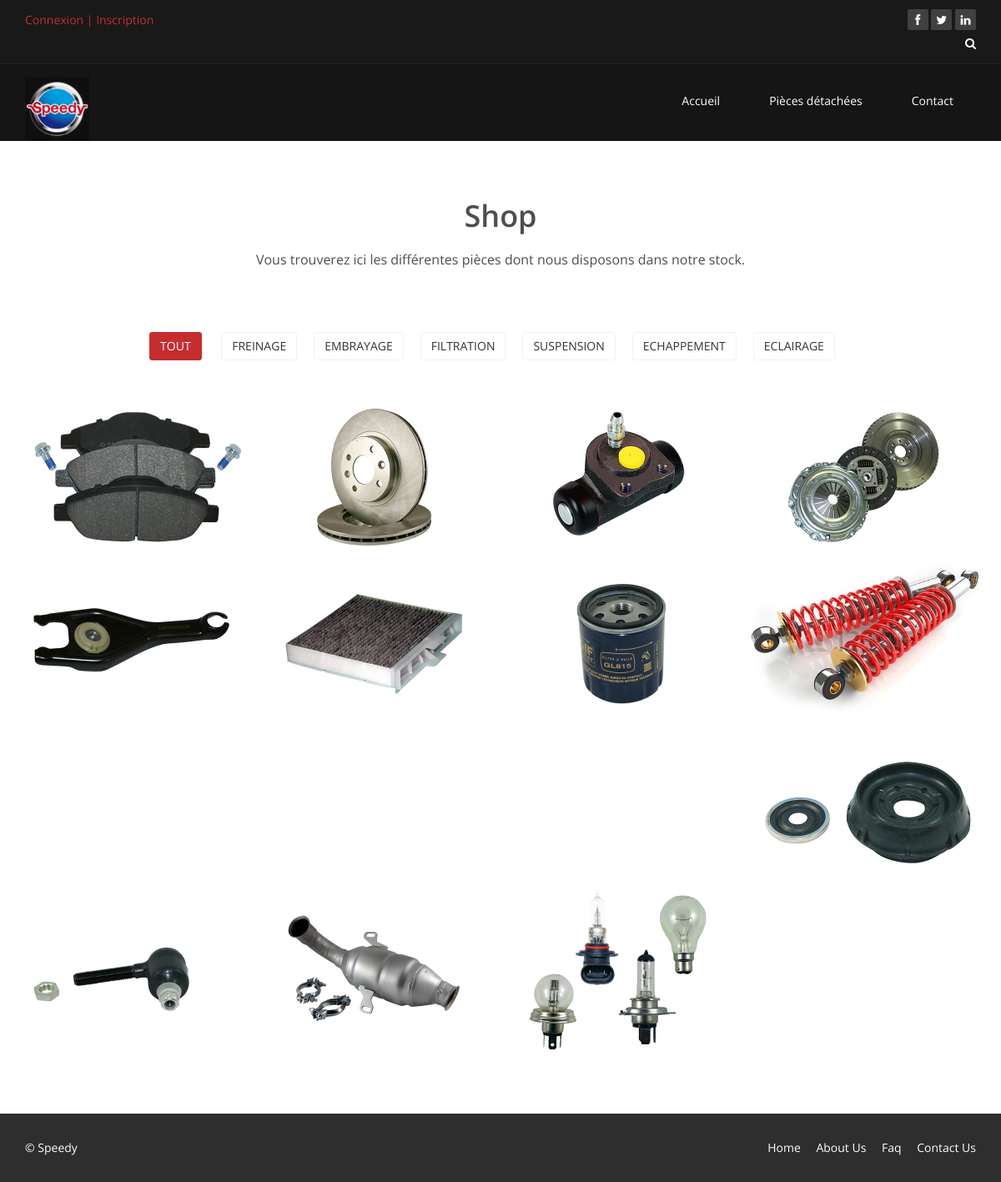
The page /Contenu/shop.php on the database its author committed.
### tables this page shows
CREATE TABLE IF NOT EXISTS PIECES
 (
   ID_PIECE INTEGER NOT NULL AUTO_INCREMENT ,
   TYPE_PIECE VARCHAR(32) NULL  ,
   PRIX_PIECE DECIMAL(10,2) NULL  ,
   TAUXTVA_PIECE DECIMAL(10,2) NULL  ,
   CATEGORIE_PIECE VARCHAR(32) NULL 
   , PRIMARY KEY (ID_PIECE)
 );

### Contenu/AccesBDDShop.php (called while the page is built, shortened)
<?php
	include('../Modele/modele.class.php');
	$user_agent     =   $_SERVER['HTTP_USER_AGENT'];
	function getOS() {
	    global $user_agent;
	    $os_platform    =   "Unknown OS Platform";
	    $os_array       =   array(
	                            '/windows nt 10/i'     =>  'Windows 10',
	                            '/windows nt 6.3/i'     =>  'Windows 8.1',
	                            '/windows nt 6.2/i'     =>  'Windows 8',
	                            '/windows nt 6.1/i'     =>  'Windows 7',
	                            '/windows nt 6.0/i'     =>  'Windows Vista',
	                            '/windows nt 5.2/i'     =>  'Windows Server 2003/XP x64',
	                            '/windows nt 5.1/i'     =>  'Windows XP',
	                            '/windows xp/i'         =>  'Windows XP',
	                            '/windows nt 5.0/i'     =>  'Windows 2000',
	                            '/windows me/i'         =>  'Windows ME',
	                            '/win98/i'              =>  'Windows 98',
	                            '/win95/i'              =>  'Windows 95',
	                            '/win16/i'              =>  'Windows 3.11',
	                            '/macintosh|mac os x/i' =>  'Mac OS X',
	                            '/mac_powerpc/i'        =>  'Mac OS 9',
	                            '/linux/i'              =>  'Linux',
	                            '/ubuntu/i'             =>  'Ubuntu',
	                            '/iphone/i'             =>  'iPhone',
	                            '/ipod/i'               =>  'iPod',
	                            '/ipad/i'               =>  'iPad',
	                            '/android/i'            =>  'Android',
	                            '/blackberry/i'         =>  'BlackBerry',
	                            '/webos/i'              =>  'Mobile'
	                        );
	    foreach ($os_array as $regex => $value) {
	        if (preg_match($regex, $user_agent)) {
	            $os_platform    =   $value;
	        }
	    }
	    return $os_platform;
	}
	function selectPiece()
	{
		$user_os = getOS();
		if ($user_os != 'Mac OS X') { $unModele = new Modele("localhost", "Garage", "root", ""); }
		else { $unModele = new Modele("localhost", "Garage", "root", "root"); }
		$unModele->renseigner("Pieces");
		$resultatPiece = $unModele->selectAll();
		return $resultatPiece;
	}
	function selectNbPiece()
	{
		$user_os = getOS();
		if ($user_os != 'Mac OS X') { $unModele = new Modele("localhost", "Garage", "root", ""); }
		else { $unModele = new Modele("localhost", "Garage", "root", "root"); }
		$unModele->renseigner("Pieces");
		$resultatPiece = $unModele->selectCountOnly();
		return $resultatPiece;
	}
	function selectCategorie()
	{
		$user_os = getOS();
		if ($user_os != 'Mac OS X') { $unModele = new Modele("localhost", "Garage", "root", ""); }
		else { $unModele = new Modele("localhost", "Garage", "root", "root"); }
		$unModele->renseigner("Pieces");
		$resultatCategorie = $unModele->selectDistinct("categorie_Piece");
		return $resultatCategorie;
	}
?>

### Modele/modele.class.php (called while the page is built, shortened)
<?php
  class Modele
  {
    protected $pdo;
    protected $table;
    public function __construct ($serveur, $bdd, $user, $mdp)
    {
      $this->pdo = null;
      try
      {
        $this->pdo = new PDO("mysql:host=".$serveur.";dbname=".$bdd, $user, $mdp);
      }
      catch(Exception $exp)
      {
        echo "Erreur de connexion à la BDD";
      }
    }
    public function renseigner($table)
    {
      $this->table = $table;
    }
    public function selectAll()
    {
      if($this->pdo != null)
      {
        $requete = "SELECT * FROM ".$this->table.";";
        $select = $this->pdo->prepare ($requete);
        $select->execute();
        $resultats = $select->fetchAll();
        return $resultats;
      }
      else
      {
        return null;
      }
    }
    public function selectCountOnly()
    {
      $donnees = array();
      $requete = "SELECT COUNT(*) as nb FROM ".$this->table.";";
      $select = $this->pdo->prepare($requete);
      $select->execute($donnees);
      $unResultat2 = $select->fetch();
      return $unResultat2;
    }
    public function selectDistinct($column)
    {
      if($this->pdo != null)
      {
        $requete = "SELECT DISTINCT ".$column." FROM ".$this->table.";";
        $select = $this->pdo->prepare ($requete);
        $select->execute();
        $resultats = $select->fetchAll();
        return $resultats;
      }
      else
      {
        return null;
      }
    }
  }
?>

### Contenu/shop.php (the view, shortened to what this page needs)
<?php
    include('AccesBDDShop.php');
?>
<!DOCTYPE html>
<html lang="fr">
<?php include("../head.php"); ?>
<body>
    <?php include("../header.php"); ?>
    <section id="portfolio">
        <div class="container">
            <div class="center">
               <h2>Shop</h2>
               <p class="lead">Vous trouverez ici les différentes pièces dont nous disposons dans notre stock.</p>
            </div>
            <ul class="portfolio-filter text-center">
                <li><a class="btn btn-default active" data-filter="*">Tout</a></li>
                <?php
                    $resultatCategorie = selectCategorie('categorie_Piece');
                    foreach ($resultatCategorie as $resultatCat)
                    {
                        echo '<li><a class="btn btn-default" data-filter=".'.$resultatCat['0'].'">'.$resultatCat['0'].'</a></li>';
                    }
                ?>
            </ul>
            <div class="row">
                <div class="portfolio-items">
                    <?php
                        $nbPiece = selectNbPiece();
                        $resultatPiece = selectPiece();
                        for ($n = 0; $n < $nbPiece['nb'] ; $n++)
                        {
                            echo '<div class="portfolio-item '.$resultatPiece[$n]['4'].' col-xs-12 col-sm-4 col-md-3">
                                    <div class="recent-work-wrap">
                                        <img class="img-responsive" src="/PPE1/images/Shop/recent/'.$resultatPiece[$n]['0'].'.png" alt="" width="290" height="200">
                                        <div class="overlay">
                                            <div class="recent-work-inner">
                                                <h3><a href="#">'.$resultatPiece[$n]['1'].'</a></h3>
                                                <h4>'.$resultatPiece[$n]['4'].'</h4>
                                                <p>'.$resultatPiece[$n]['2'].' €</p>
                                                <a class="preview" href="/PPE1/images/Shop/full/'.$resultatPiece[$n]['0'].'.png" rel="prettyPhoto"><i class="fa fa-eye"></i> View</a>
                                            </div>
                                        </div>
                                    </div>
                                </div>';
                        }
                    ?>
                </div>
            </div>
        </div>
    </section>
    <footer id="footer" class="midnight-blue">
        <div class="container">
            <div class="row">
                <div class="col-sm-6">
                    &copy; Speedy
                </div>
                <div class="col-sm-6">
                    <ul class="pull-right">
                        <li><a href="#">Home</a></li>
                        <li><a href="#">About Us</a></li>
                        <li><a href="#">Faq</a></li>
                        <li><a href="#">Contact Us</a></li>
                    </ul>
                </div>
            </div>
        </div>
    </footer>
</body>
</html>

### head.php (shortened to what this page needs)
<head>
    <link href="/PPE1/css/bootstrap.min.css" rel="stylesheet">
    <link href="/PPE1/css/font-awesome.min.css" rel="stylesheet">
    <link href="/PPE1/css/animate.min.css" rel="stylesheet">
    <link href="/PPE1/css/prettyPhoto.css" rel="stylesheet">
    <link href="/PPE1/css/main.css" rel="stylesheet">
    <link href="/PPE1/css/responsive.css" rel="stylesheet">
    <link rel="stylesheet" href="/PPE1/assets/css/zabuto_calendar.css">
</head>

### header.php (shortened to what this page needs)
<header>
    <div class="top-bar">
        <div class="container">
            <div class="row">
                <div class="col-sm-6 col-xs-4">
                    <?php
                        if (isset($_SESSION['ID_Client']))
                        {
                            echo '<div class="top-number">
                                    <h7>Bienvenue ';
                                    if(isset($_SESSION['nom_Particulier'])) { echo $_SESSION['prenom_Particulier'].' '.$_SESSION['nom_Particulier']; }
                                    else if(isset($_SESSION['nom_Entreprise'])) { echo $_SESSION['nom_Entreprise']; }
                                echo ' </h7>';
                                echo '<a class="btn btn-primary btn-sm" class="navbar-form navbar-right inline-form" href="/PPE1/connexion/deconnexion.php" style="margin-top: 0.5%">Deconnexion</a>
                                </div>';
                            echo '<a href="/PPE1/Profil/Profil.php">Voir mon profil</a>';
                        }
                        else
                        {
                            echo '<div class="top-number">
                                    <a href="/PPE1/Connexion/Connexion.php">Connexion |</a>
                                    <a href="/PPE1/Connexion/Inscription.php">Inscription</a>
                                </div>';
                        }
                    ?>
                </div>
                <div class="col-sm-6 col-xs-8">
                   <div class="social">
                        <ul class="social-share">
                            <li><a href="#"><i class="fa fa-facebook"></i></a></li>
                            <li><a href="#"><i class="fa fa-twitter"></i></a></li>
                            <li><a href="#"><i class="fa fa-linkedin"></i></a></li>
                        </ul>
                        <div class="search">
                            <form role="form">
                                <input type="text" class="search-form" autocomplete="off" placeholder="Search">
                                <i class="fa fa-search"></i>
                            </form>
                       </div>
                   </div>
                </div>
            </div>
        </div>
    </div>
    <nav class="navbar navbar-inverse" role="banner">
        <div class="container">
            <div class="navbar-header">
                <a class="navbar-brand" href="/PPE1/index.php"><img src="/PPE1/images/logo.png" alt="logo" width="35%" height="35%"></a>
            </div>
            <div class="collapse navbar-collapse navbar-right">
                <ul class="nav navbar-nav">
                    <li><a href="/PPE1/index.php">Accueil</a></li>
                    <li><a href="/PPE1/Contenu/Shop.php">Pièces détachées</a></li>
                    <li><a href="/PPE1/Contenu/contact.php">Contact</a></li>
                </ul>
            </div>
        </div>
    </nav>
</header>

### css/main.css (style rules this page uses)
body { background: #fff; font-family: 'Open Sans', sans-serif; color:#4e4e4e; line-height: 22px; }
h1, h2, h3, h4, h5, h6 { font-weight: 600; font-family: 'Open Sans', sans-serif; color:#4e4e4e; }
h2 { font-size: 20px; }
a { color: #c52d2f; -webkit-transition: color 300ms, background-color 300ms; -moz-transition: color 300ms, background-color 300ms; -o-transition: color 300ms, background-color 300ms; transition: color 300ms, background-color 300ms; }
.center h2 { font-size: 36px; margin-top: 0; margin-bottom: 20px; }
body > section { padding: 70px 0; }
.center { text-align: center; padding-bottom: 55px; }
.lead { font-size: 16px; line-height: 24px; font-weight: 400; }
.navbar>.container .navbar-brand { margin-left: 0; }
.top-bar { padding: 10px 0; background: #191919; border-bottom: 1px solid #222; line-height: 28px; }
.top-number { color: #fff; }
.social { text-align: right; }
.social-share { display: inline-block; list-style: none; padding: 0; margin: 0; }
ul.social-share li { display: inline-block; }
ul.social-share li a { display: inline-block; color: #fff; background: #404040; width: 25px; height: 25px; line-height: 25px; text-align: center; border-radius: 2px; }
.search i { color: #fff; }
input.search-form { background: transparent; border: 0 none; width: 60px; padding: 0 10px; color: #FFF; -webkit-transition: all 400ms; -moz-transition: all 400ms; -ms-transition: all 400ms; -o-transition: all 400ms; transition: all 400ms; }
.navbar-brand { padding: 0; margin:0; }
.navbar { border-radius: 0; margin-bottom: 0; background: #151515; padding: 15px 0; padding-bottom: 0; }
.navbar-nav { margin-top: 12px; }
.navbar-nav>li { margin-left: 35px; padding-bottom: 28px; }
.navbar-inverse .navbar-nav > li > a { padding: 5px 12px; margin: 0; border-radius: 3px; color: #fff; line-height: 24px; display: inline-block; }
.navbar-inverse { border: none; }
.navbar-inverse .navbar-brand { font-size: 36px; line-height: 50px; color: #fff; }
.navbar-inverse .navbar-collapse, .navbar-inverse .navbar-form { border-top: 0; padding-bottom: 0; }
.recent-work-wrap { position: relative; }
.recent-work-wrap img { width: 100%; }
.portfolio-items, .portfolio-filter { list-style: none outside none; margin: 0 0 40px 0; padding: 0; }
.portfolio-filter > li { display: inline-block; }
.portfolio-filter > li a { background: none repeat scroll 0 0 #FFFFFF; font-size: 14px; font-weight: 400; margin-right: 20px; text-transform: uppercase; transition: all 0.9s ease 0s; -moz-transition: all 0.9s ease 0s; -webkit-transition: all 0.9s ease 0s; -o-transition: all 0.9s ease 0s; border: 1px solid #F2F2F2; outline: none; border-radius: 3px; }
.portfolio-filter > li a:hover, .portfolio-filter > li a.active { color:#fff; background: #c52d2f; border: 1px solid #c52d2f; box-shadow: none; -webkit-box-shadow: none; }
.portfolio-item { margin: 0; padding:0; }
#footer { padding-top: 30px; padding-bottom: 30px; color: #fff; background: #2e2e2e; }
#footer a { color: #fff; }
#footer ul { list-style: none; padding: 0; margin: 0; }
#footer ul > li { display: inline-block; margin-left: 15px; }

### css/responsive.css (style rules this page uses)
@media (min-width: 1200px) { #portfolio .row { margin-left: -10px; margin-right: -10px; } }

### rows shown on the page
pieces: shows a picture
pieces: shows a picture
pieces: shows a picture
pieces: shows a picture
pieces: shows a picture
pieces: shows a picture
pieces: shows a picture
pieces: shows a picture
pieces: shows a picture
pieces: shows a picture
pieces: shows a picture
pieces: shows a picture

### other values the page prints
$resultatCat['0'] "FREINAGE"
$resultatCat['0'] "EMBRAYAGE"
$resultatCat['0'] "FILTRATION"
$resultatCat['0'] "SUSPENSION"
$resultatCat['0'] "ECHAPPEMENT"
$resultatCat['0'] "ECLAIRAGE"
